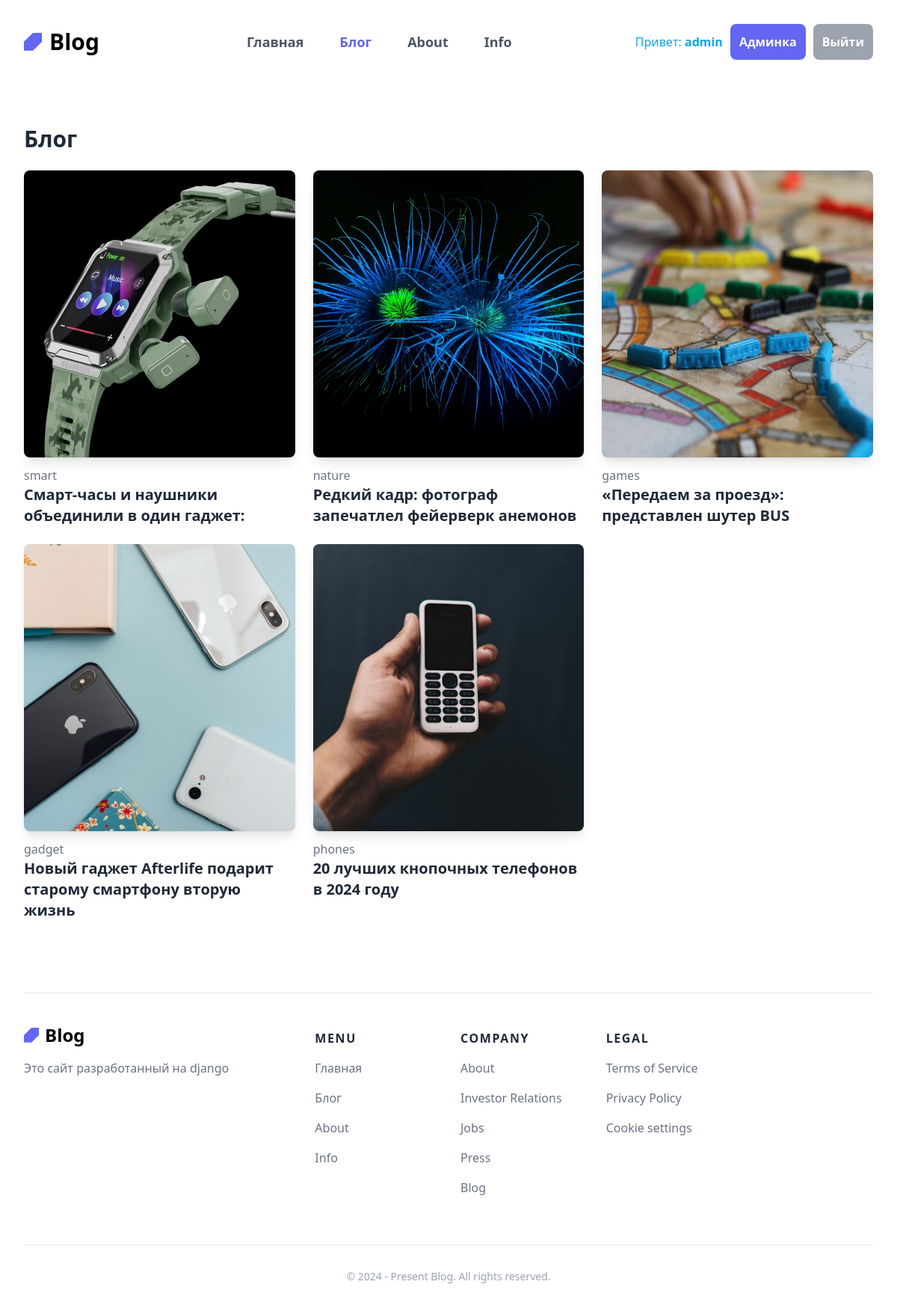
Page /blog/ (signed in) on the committed database.
### blog/models.py (models this page shows, shortened)
class Blog(models.Model):
    rubric = models.CharField(max_length=255, verbose_name='Рубрика')
    title = models.CharField(max_length=255, verbose_name='Заголовок')
    slug = models.SlugField(max_length=255, unique=True, db_index=True, verbose_name='slug')
    cover_photo = models.ImageField(upload_to='photos/articles/')
    article_head_photo = models.ImageField(upload_to='photos/articles/')
    short = models.TextField(blank=True, verbose_name='Короткое описание')
    text = models.TextField(blank=True, verbose_name='Текст')
    time_create = models.DateTimeField(auto_now_add=True, verbose_name='Создание')
    time_update = models.DateTimeField(auto_now=True, verbose_name='Обновлено')
    is_published = models.BooleanField(default=True, verbose_name='Опубликован')
    class Meta:
        verbose_name = 'Блог'
        verbose_name_plural = 'Блог'
        ordering = ['time_create', 'title']

### blog/views.py (the view)
# urls.py: path('blog/', BlogPageView.as_view(), name='blog'),
class BlogPageView(ListView):
    template_name = 'blog/blog.html'
    context_object_name = 'all_content'
    def get_queryset(self):
        blog = Blog.objects.filter(is_published=True).order_by('-time_create')
        all_content = list(chain(blog))
        return all_content
    def get_context_data(self, **kwargs):
        context = super().get_context_data(**kwargs)
        context['blog'] = [content for content in context['all_content'] if isinstance(content, Blog)]
        return context

### blog/templates/blog/blog.html
{% extends 'blog/layout.html' %}
{% load static %}
{% block content %}
<div class="bg-white py-6 sm:py-8 lg:py-12">
  <div class="mx-auto max-w-screen-2xl px-4 md:px-8">
    <div class="mb-6 flex items-end justify-between gap-4">
      <h2 class="text-2xl font-bold text-gray-800 lg:text-3xl">Блог</h2>
    </div>
    {% if blog %}
    <div class="grid gap-x-4 gap-y-6 sm:grid-cols-2 md:gap-x-6 lg:grid-cols-3 xl:grid-cols-4">
      {% for item in blog %}
      <div>
        <a href="{% url 'blogdetail' slug=item.slug %}" class="group mb-2 block h-60 md:h-96 overflow-hidden rounded-lg bg-gray-100 shadow-lg lg:mb-3">
          <img src="{{ item.cover_photo.url }}" loading="lazy" alt="{{ item.title }}" class="h-full w-full object-cover object-center transition duration-200 group-hover:scale-110" />
        </a>
        <div class="flex flex-col">
          <span class="text-gray-500">{{ item.rubric }}</span>
          <a href="{% url 'blogdetail' slug=item.slug %}" class="text-lg font-bold text-gray-800 transition duration-100 hover:text-gray-500 lg:text-xl">{{ item.title }}</a>
        </div>
      </div>
      {% endfor %}
    </div>
    {% endif %}
  </div>
</div>
{% endblock %}

### blog/templates/blog/components/topnav.html (shortened to what this page needs)
{% load static %}
{% with request.resolver_match.url_name as current_url %}
<div class="bg-white lg:pb-2">
  <div class="mx-auto max-w-screen-2xl px-4 md:px-8">
    <header class="flex items-center justify-between py-4 md:py-8">
      <a href="{% url 'home' %}" class="inline-flex items-center gap-2.5 text-2xl font-bold text-black md:text-3xl" aria-label="logo">
        <svg width="95" height="94" viewBox="0 0 95 94" class="h-auto w-6 text-indigo-500" fill="currentColor" xmlns="http://www.w3.org/2000/svg">
          <path d="M96 0V47L48 94H0V47L48 0H96Z" />
        </svg>
        Blog
      </a>
      <nav class="hidden gap-12 lg:flex">
        <a href="{% url 'home' %}" class="{% if current_url == 'home' %}text-indigo-500{% endif %} text-lg font-semibold text-gray-600 transition duration-100 hover:text-indigo-600 active:text-indigo-700">Главная</a>
        <a href="{% url 'blog' %}" class="{% if current_url == 'blog' %}text-indigo-500{% endif %} text-lg font-semibold text-gray-600 transition duration-100 hover:text-indigo-600 active:text-indigo-700">Блог</a>
        <a href="{% url 'about' %}" class="{% if current_url == 'about' %}text-indigo-500{% endif %} text-lg font-semibold text-gray-600 transition duration-100 hover:text-indigo-600 active:text-indigo-700">About</a>
        <a href="{% url 'info' %}" class="{% if current_url == 'info' %}text-indigo-500{% endif %} text-lg font-semibold text-gray-600 transition duration-100 hover:text-indigo-600 active:text-indigo-700">Info</a>
      </nav>
      <div class="-ml-8 hidden flex-col items-center gap-2.5 sm:flex-row sm:justify-center lg:flex lg:justify-start">
        {% if request.user.is_authenticated %}
          <div class="text-sky-500">Привет: <span class="font-bold">{{ user.username }}</span></div>
        {% endif %}
        <a href="/admin" class="inline-block rounded-lg bg-indigo-500 px-3 py-3 text-center text-sm font-semibold text-white outline-none ring-indigo-300 transition duration-100 hover:bg-indigo-600 focus-visible:ring active:bg-indigo-700 md:text-base">Админка</a>
        {% if request.user.is_authenticated %}
          <a href="{% url 'logout' %}" class="logout inline-block rounded-lg bg-gray-400 px-3 py-3 text-center text-sm font-semibold text-white outline-none ring-gray-300 transition duration-100 hover:bg-gray-600 focus-visible:ring active:bg-gray-700 md:text-base">Выйти</a>
        {% endif %}
      </div>
    </header>
  </div>
</div>
{% endwith %}

### rows in the picture
Blog: cover_photo (picture), rubric "smart", title "Смарт-часы и наушники объединили в один гаджет:"
Blog: cover_photo (picture), rubric "nature", title "Редкий кадр: фотограф запечатлел фейерверк анемонов"
Blog: cover_photo (picture), rubric "games", title "«Передаем за проезд»: представлен шутер BUS"
Blog: cover_photo (picture), rubric "gadget", title "Новый гаджет Afterlife подарит старому смартфону вторую жизнь"
Blog: cover_photo (picture), rubric "phones", title "20 лучших кнопочных телефонов в 2024 году"

### other values in the picture
{{ user.username }} "admin"
